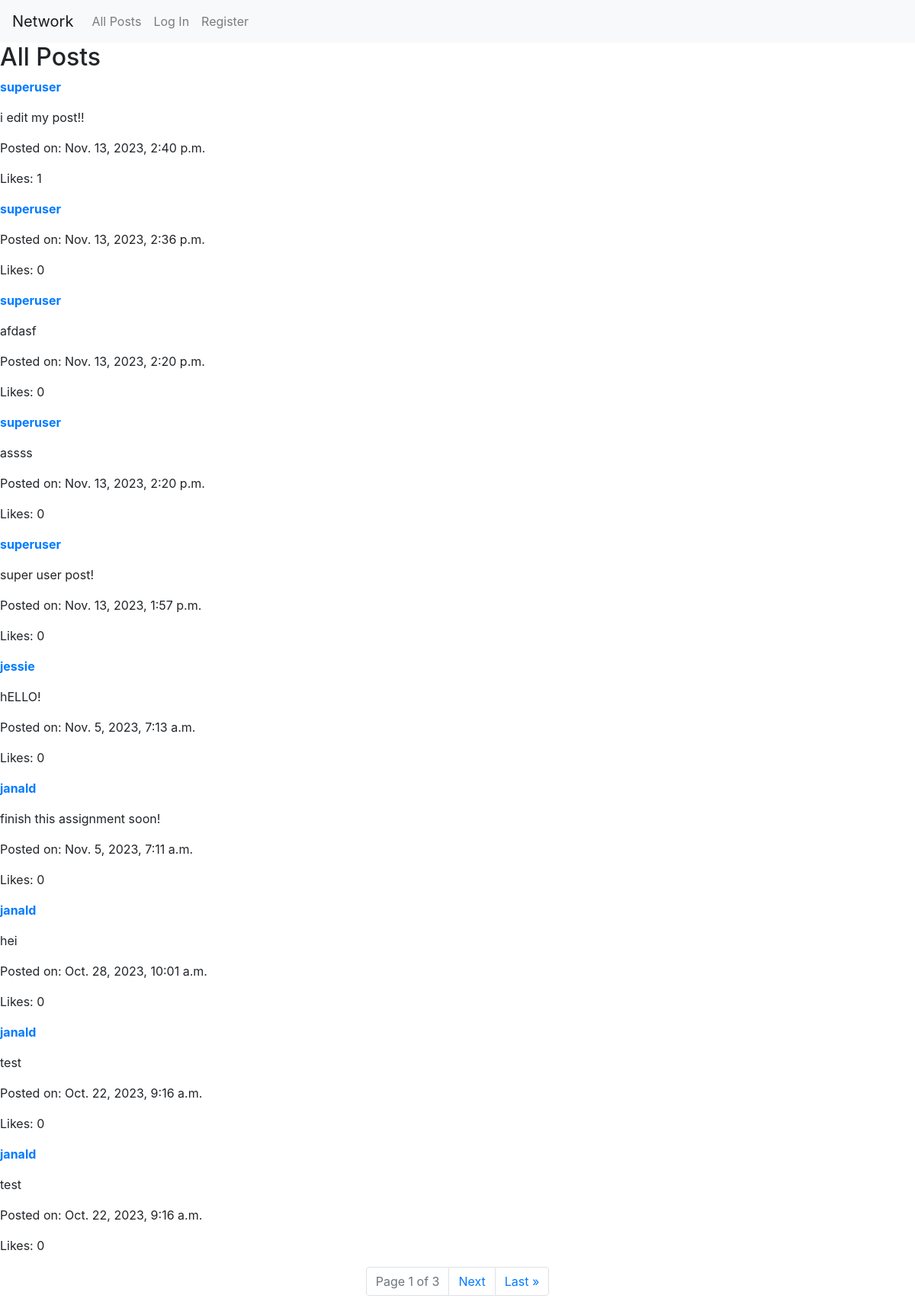
Before: / with the older database file.
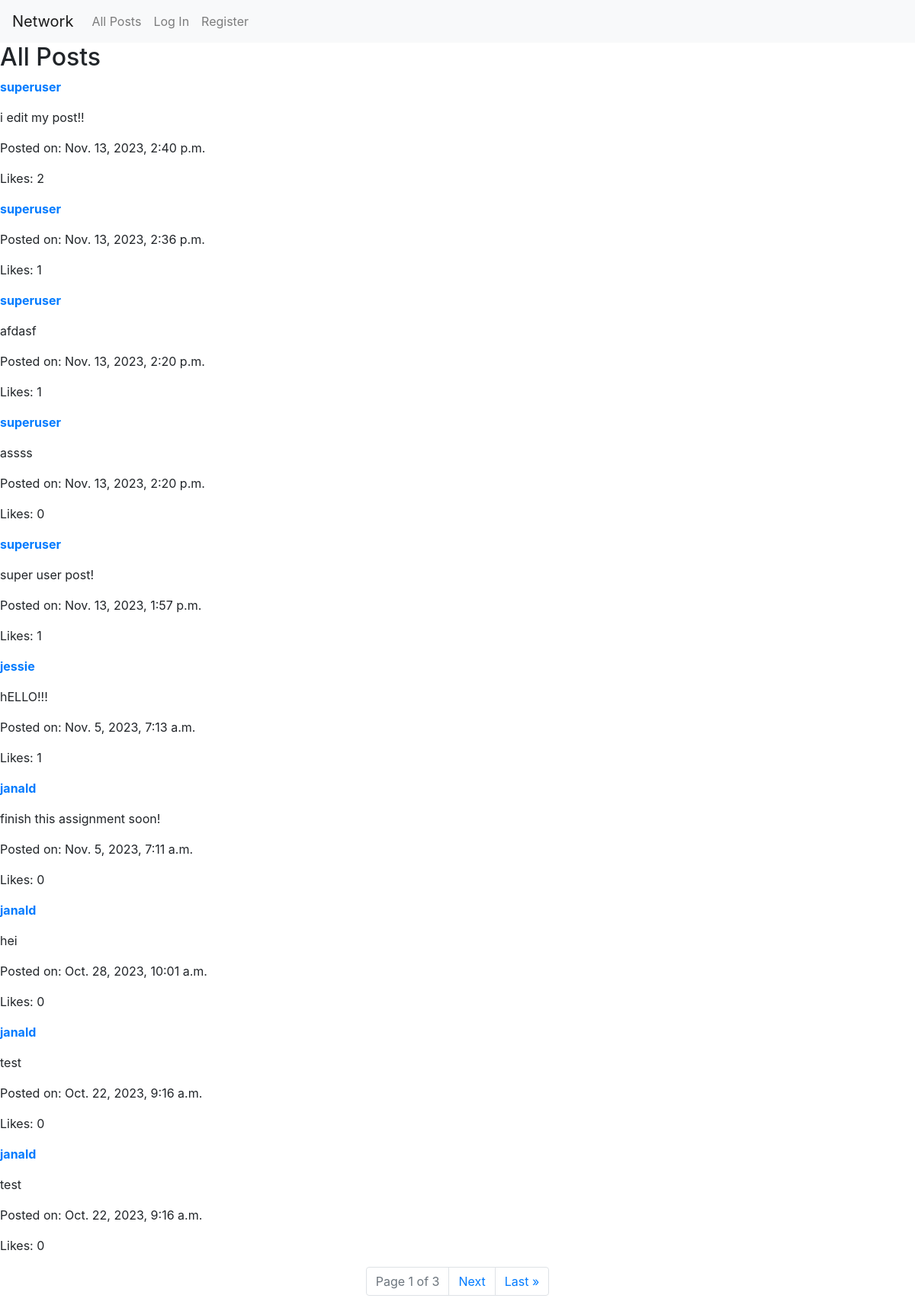
After: the same page with the newer database file.
### network/models.py (models this page shows, shortened)
class Post(models.Model):
    user = models.ForeignKey(User, on_delete=models.CASCADE)  # The user who created the post
    content = models.TextField()  # The content of the post
    timestamp = models.DateTimeField(auto_now_add=True)  # Timestamp of when the post was created
    likes = models.ManyToManyField(User, related_name='liked_posts')  # Users who liked the post

class User(AbstractUser):
    following = models.ManyToManyField('self', symmetrical=False, related_name='followers_of')
    followers = models.ManyToManyField('self', symmetrical=False, related_name='following_to')

### network/views.py (the view)
# urls.py: path("", views.index, name="index"),
def index(request):
    posts = Post.objects.all().order_by('-timestamp')
    paginator = Paginator(posts, 10)
    page_number = request.GET.get('page')
    page_obj = paginator.get_page(page_number)
    liked_post_ids = []
    if request.user.is_authenticated:
        liked_post_ids = Post.objects.filter(likes=request.user).values_list('id', flat=True)
    return render(request, "network/index.html", {"posts": posts, "user": request.user, "page_obj": page_obj, "liked_post_ids": liked_post_ids})

### network/templates/network/index.html (shortened to what this page needs)
{% extends "network/layout.html" %}
{% load static %}
{% block body %}
    <h2>All Posts</h2>
    <div class="post-list">
        {% for post in page_obj %}
            <div class="post" data-post-id="{{ post.id }}">
                <p><a href="{% url 'profile' post.user.username %}"><strong>{{ post.user.username }}</strong></a></p>
                <div class="post-content">
                    <p>{{ post.content }}</p>
                </div>
                <p>Posted on: {{ post.timestamp }}</p>
                <p id="like-count">Likes: {{ post.likes.count }}</p>
            </div>
        {% empty %}
            <p>No posts yet.</p>
        {% endfor %}
    </div>
    <nav aria-label="Page navigation">
        <ul class="pagination justify-content-center">
            <li class="page-item disabled"><span class="page-link">Page {{ page_obj.number }} of {{ page_obj.paginator.num_pages }}</span></li>
            {% if page_obj.has_next %}
                <li class="page-item"><a class="page-link" href="?page={{ page_obj.next_page_number }}">Next</a></li>
                <li class="page-item"><a class="page-link" href="?page={{ page_obj.paginator.num_pages }}">Last &raquo;</a></li>
            {% endif %}
        </ul>
    </nav>
{% endblock %}

Changed rows visible on the page:
computed for Post "i edit my post!!": likes.count "1" → "2"
computed for Post "Nov. 13, 2023, 2:36 p.m.": likes.count "0" → "1"
computed for Post "afdasf": likes.count "0" → "1"
computed for Post "super user post!": likes.count "0" → "1"
changed Post "jessie": content "hELLO!" → "hELLO!!!"; likes.count "0" → "1"
